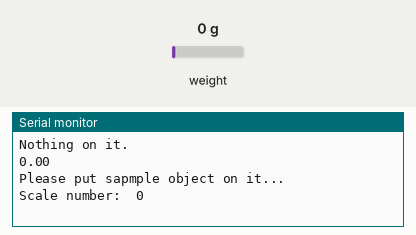
Recording of a sketch running on a simulated ESP8266 (NodeMCU). On the bench: the last lines printed to the serial monitor. The test bench sets the inputs (shaded band); at power-on: weight on the scale 0 g.

Above: at 3.2 s.
3.3 s: weight on the scale set to 100 g
At 4.6 s:
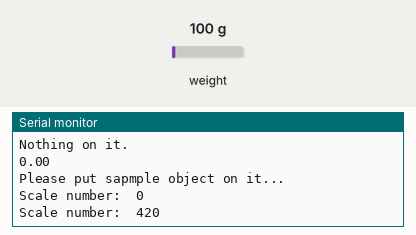
4.8 s: weight on the scale set to 1250 g
At 5.8 s:
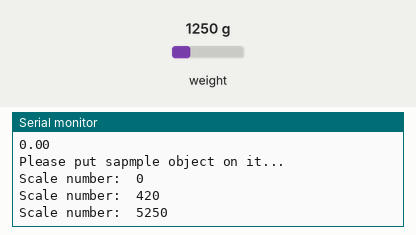
Timing chart, 0 to 7.8 s (numbered marks = the images above; inputs shaded):
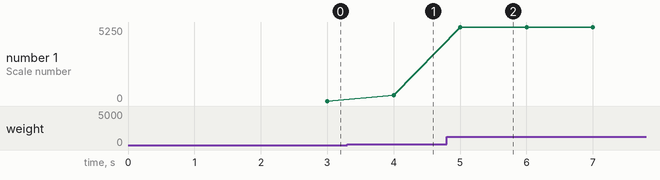

Measured:
- after the input at 3.3 s, the serial monitor: prints a new line after 0.70 s (image 1)
- after the input at 4.8 s, the serial monitor: prints a new line after 0.20 s (image 2)
- plotted number 1: 0 → 420 after the input at 3.3 s, 420 → 5250 after the input at 4.8 s

The sketch:

HX711_Calibration.ino
```cpp
#include <HX711.h>

#include "HX711.h"

const int DT_PIN = D5;
const int SCK_PIN = D4;
const int sample_weight = 100;

HX711 scale;

void setup() {
  Serial.begin(115200);
  scale.begin(DT_PIN, SCK_PIN);
  scale.set_scale();
  scale.tare();
  Serial.println("Nothing on it.");
  Serial.println(scale.get_units(10));
  Serial.println("Please put sapmple object on it...");

}

void loop() {
  float current_weight=scale.get_units(10);
  float scale_factor=(current_weight/sample_weight);
  Serial.print("Scale number:  ");
  Serial.println(scale_factor,0);
  // delay(1000);
}
```
